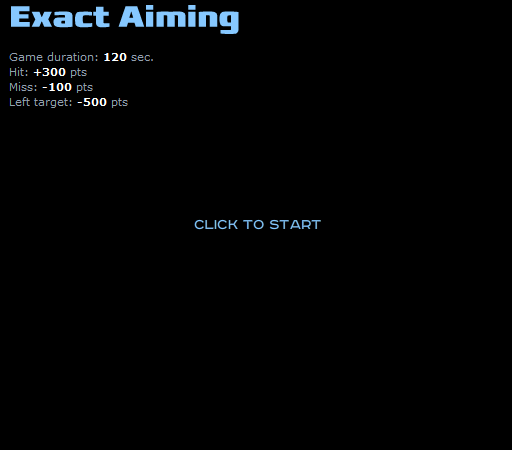
#> input picture game.png, 512 x 450 px
$ python -i main.py   (imports and definitions only)   (Python 2 division)   (older library calls are emulated)
#> lines starting #> are read from the running program, lines starting #| are printed output that depends on the picture; after the words box and inside, x2 and y2 are one past the last pixel; in counts of white or black regions, pixels touching at a corner belong together
#> further down, picture is the input picture: shape (450, 512, 3); mean B, G, R 4.3, 3.5, 2.6
import cv2
import numpy as np
import sys

'''
print __doc__
try:
    fn = sys.argv[1]
except:
    fn = "test.png"

# load the image, convert it to grayscale, and blur it
image = cv2.imread(fn, 1)'''

def getObjects(image):
	image = image
	gray = cv2.cvtColor(image, cv2.COLOR_BGR2GRAY)
	gray = cv2.GaussianBlur(gray, (3, 3), 0)
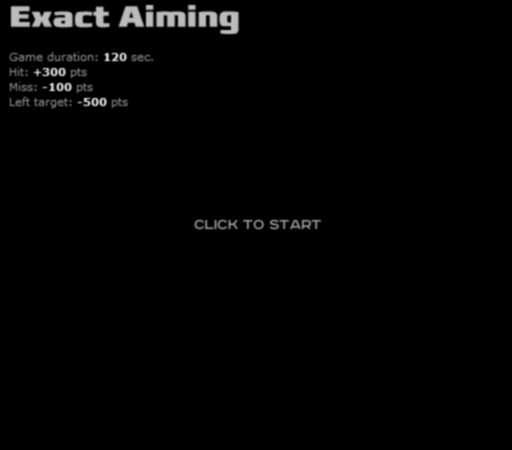
#> gray: shape (450, 512); min 0, max 216, mean 3.3
	edged = cv2.Canny(gray, 10, 250)
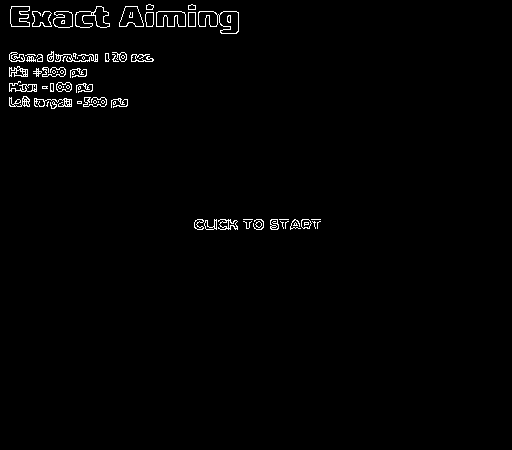
#> edged: shape (450, 512); 1.3% white in thin lines or dots, all inside (x1, y1, x2, y2) = (9, 4, 321, 230)
	kernel = cv2.getStructuringElement(cv2.MORPH_RECT, (7, 7))
	closed = cv2.morphologyEx(edged, cv2.MORPH_CLOSE, kernel)
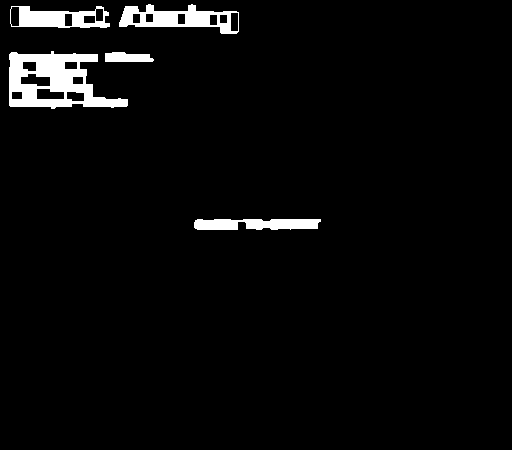
#> closed: shape (450, 512); 3.6% white; 5 white regions
	(_ ,cnts, _) = cv2.findContours(closed.copy(), cv2.RETR_EXTERNAL, cv2.CHAIN_APPROX_SIMPLE)
#> cnts = 5 contours; box (x1, y1, x2, y2) and area: (9, 51, 128, 109) 4417, (119, 4, 239, 34) 2006, (10, 6, 110, 28) 1587, (194, 219, 321, 230) 1058, (105, 52, 154, 62) 353
	total = 0

	for c in cnts:
	# approximate the contour
		peri = cv2.arcLength(c, True)
		approx = cv2.approxPolyDP(c, 0.02 * peri, True)

		# if the approximated contour has four points, then assume that the
		# contour is a book -- a book is a rectangle and thus has four vertices
		if len(approx) == 4:
			[x,y,w,h] = cv2.boundingRect(approx)
			if w == 520 and h == 460:
				#if w ==
				cv2.drawContours(image, [approx], -1, (0, 255, 0), 4)
				image = image[y:y+h, x:x+w]
				total = True
				break
#> this loop made 5 passes
#> (peri, approx, x, y, w, h) on pass 2: (110.5, [[105, 53], [105, 61], [153, 60], [149, 54]], 105, 53, 49, 9)
#> peri on passes 1, 3, 4, 5: 287.4, 389.6, 253.5, 312.8

	if total:
		img = cv2.cvtColor(image, cv2.COLOR_BGR2GRAY)
		img = cv2.medianBlur(img, 5)
		cimg = image.copy() # numpy function

		circles = cv2.HoughCircles(img, cv2.HOUGH_GRADIENT, 2, 100, np.array([]), 100, 20, 1, 30)
		a, b, c = circles.shape

		border = 20

		d = []

		for i in range(b):
			if border < circles[0][i][0] < 520-border and border < circles[0][i][1] < 460-border:
			    d.append((circles[0][i][0]+x, circles[0][i][1]+y))

		return d

	else:
		print 'border was not found!'

	return []

#cv2.imshow("detected circles", cimg)
#cv2.waitKey(0)

>>> import cv2
>>> picture = cv2.imread('game.png')
>>> result = getObjects(picture)
#> result = []
